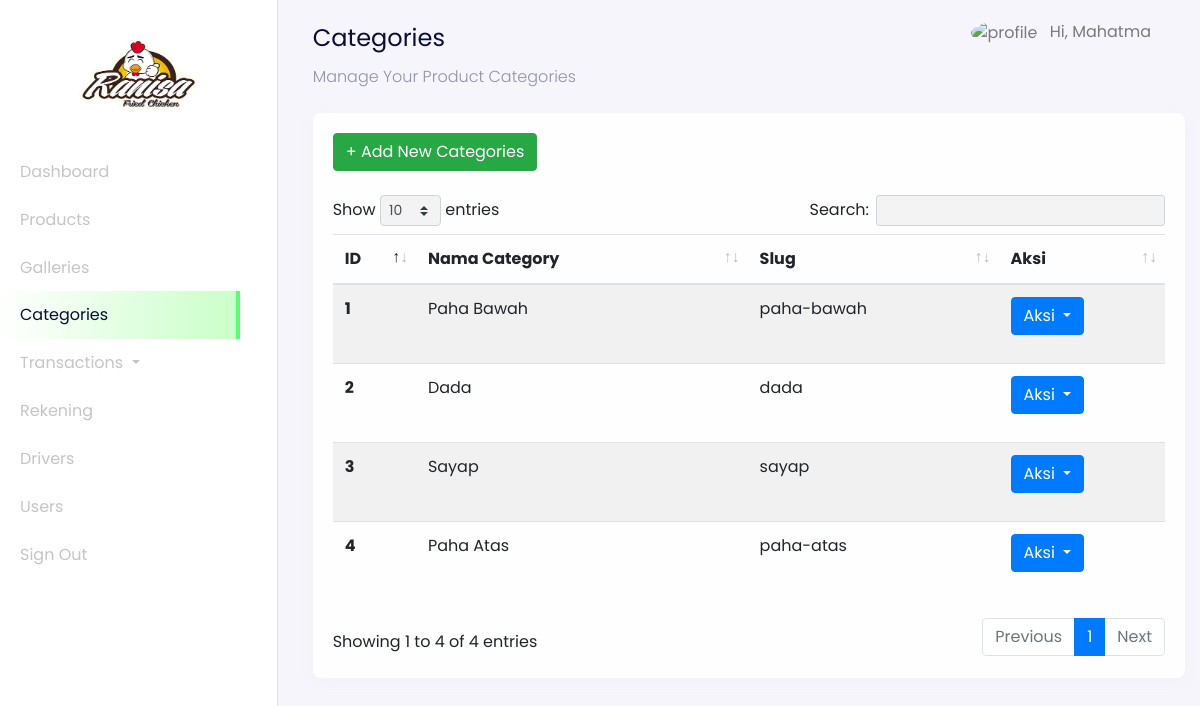
Screenshot of /admin?page=categories (signed in) with the database file from the repository.
### tables this page shows
CREATE TABLE `users` (
  `id_user` int(11) NOT NULL,
  `name` varchar(255) NOT NULL,
  `email` varchar(255) NOT NULL,
  `password` varchar(255) NOT NULL,
  `address` text DEFAULT NULL,
  `phone_number` varchar(255) NOT NULL,
  `postal_code` varchar(191) NOT NULL,
  `roles` varchar(255) NOT NULL
);

CREATE TABLE `categories` (
  `id` int(11) NOT NULL,
  `category_name` varchar(255) NOT NULL,
  `slug` varchar(255) NOT NULL
);

### config/config.php (called while the page is built, shortened)
<?php
$host = 'localhost';
$user = 'root';
$password = '';
$dbname = 'daging_online';
$conn = mysqli_connect($host, $user, $password, $dbname);
function query($query)
{
    global $conn;
    $result = mysqli_query($conn, $query);
    $rows = [];
    while ($row = mysqli_fetch_assoc($result)) {
        $rows[] = $row;
    }
    return $rows;
}

### admin/dashboard-categories.php (the view, shortened to what this page needs)
<nav
  class="navbar navbar-expand-lg navbar-light navbar-store fixed-top"
  data-aos="fade-down"
>
  <div class="container-fluid">
    <div class="collpase navbar-collapse" id="navbarResponsive">
      <ul class="navbar-nav d-none d-lg-flex ml-auto">
        <li class="nav-item dropdown">
          <a
            href="#"
            class="nav-link"
            id="navbarDropdown"
            role="button"
            data-toggle="dropdown"
          >
          <img
              src="../assets/images/person-circle.svg"
              alt="profile"
              height="40px"
              class="rounded-circle mr-2 profile-picture"
            />
            <?php
              $id_user = $_SESSION['user'];
              $user = query("SELECT * FROM users WHERE id_user = $id_user")[0];
            ?>
            Hi, <?= $user["name"]; ?>
          </a>
        </li>
      </ul>
    </div>
  </div>
</nav>
<div class="section-content section-dashboard-home" data-aos="fade-up">
  <div class="container-fluid">
    <div class="dashboard-heading">
      <h2 class="dashboard-title">Categories</h2>
      <p class="dashboard-subtitle">Manage Your Product Categories</p>
    </div>
    <div class="dashboard-content">
      <div class="row mt-4">
        <div class="col-12">
          <div class="card">
            <div class="card-body">
              <div class="row mb-4">
                <div class="col-12">
                <a href="?page=categories-create" class="btn btn-success">
                  + Add New Categories
                </a>
                </div>
              </div>
              <div class="row">
                <div class="col-12">
                  <div class="table-responsive">
                    <table class="table table-striped table-hover w-100" id="table">
                      <thead>
                        <tr>
                          <th scope="col">ID</th>
                          <th scope="col">Nama Category</th>
                          <th scope="col">Slug</th>
                          <th scope="col">Aksi</th>
                        </tr>
                      </thead>
                      <tbody>
                        <?php
                          $no = 1;
                          $categories = query("SELECT * FROM categories");
                        ?>
                        <?php foreach ($categories as $category) : ?>
                          <tr>
                            <th scope="row" style="width: 10%;"><?= $no; ?></th>
                            <td><?= $category["category_name"]; ?></td>
                            <td><?= $category["slug"]; ?></td>
                            <td style="width: 20%;">
                              <div class="dropdown">
                                <button class="btn btn-primary dropdown-toggle" type="button" id="dropdownMenuButton" data-toggle="dropdown" aria-haspopup="true" aria-expanded="false">
                                  Aksi
                                </button>
                                <div class="dropdown-menu" aria-labelledby="dropdownMenuButton">
                                  <a class="dropdown-item" onclick="return confirm('Apakah Ingin Menghapus category Ini ?')" href="?page=categories-delete&id=<?= $category["id"]; ?>">Delete</button>
                                </div>
                              </div>
                            </td>
                          </tr>
                          <?php $no++ ?>
                        <?php endforeach;?>
                      </tbody>
                    </table>
                  </div>
                </div>
              </div>
            </div>
          </div>
        </div>
      </div>
    </div>
  </div>
</div>

### rows the page displays
users: name "Mahatma"
categories: category_name "Paha Bawah", slug "paha-bawah"
categories: category_name "Dada", slug "dada"
categories: category_name "Sayap", slug "sayap"
categories: category_name "Paha Atas", slug "paha-atas"
